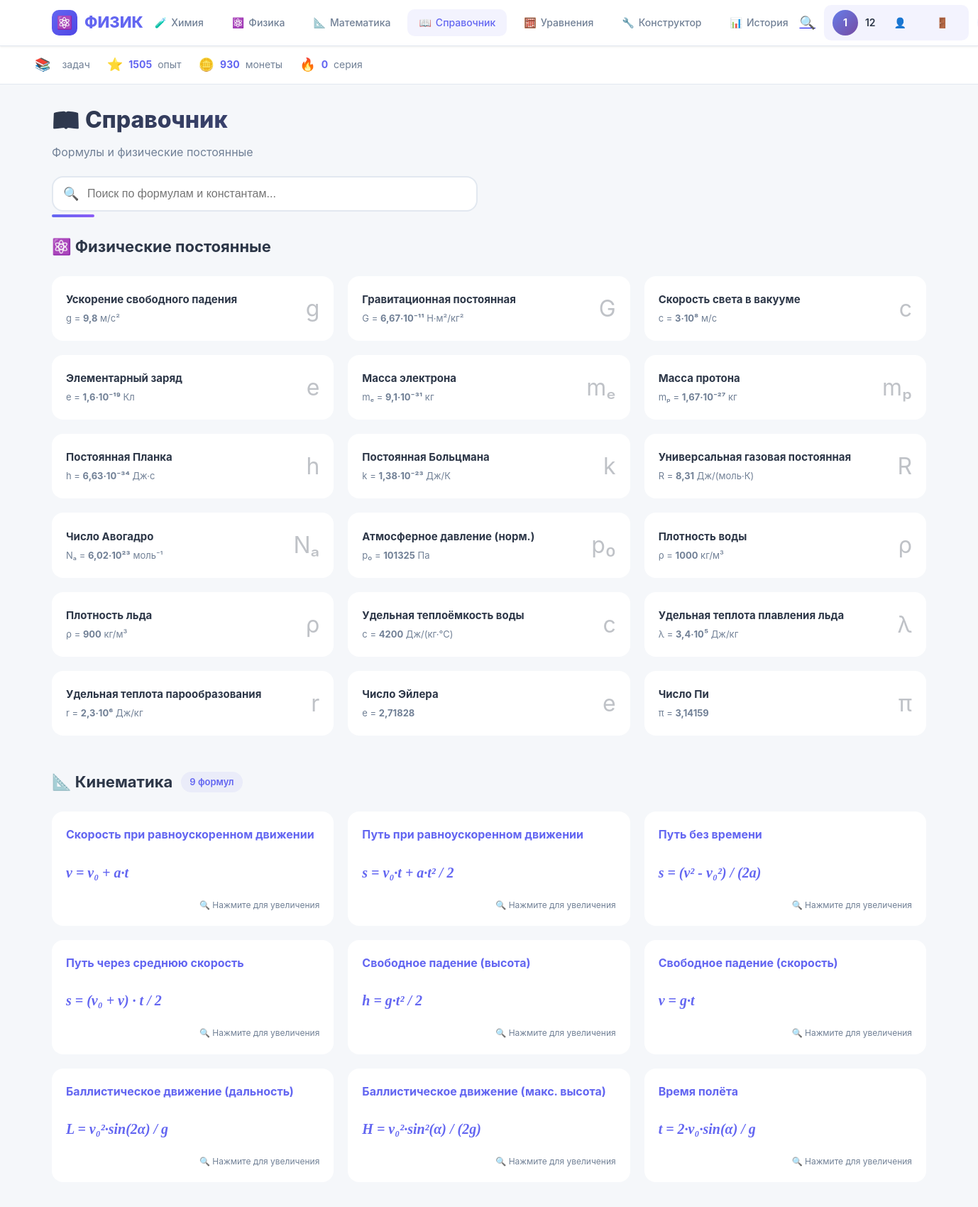
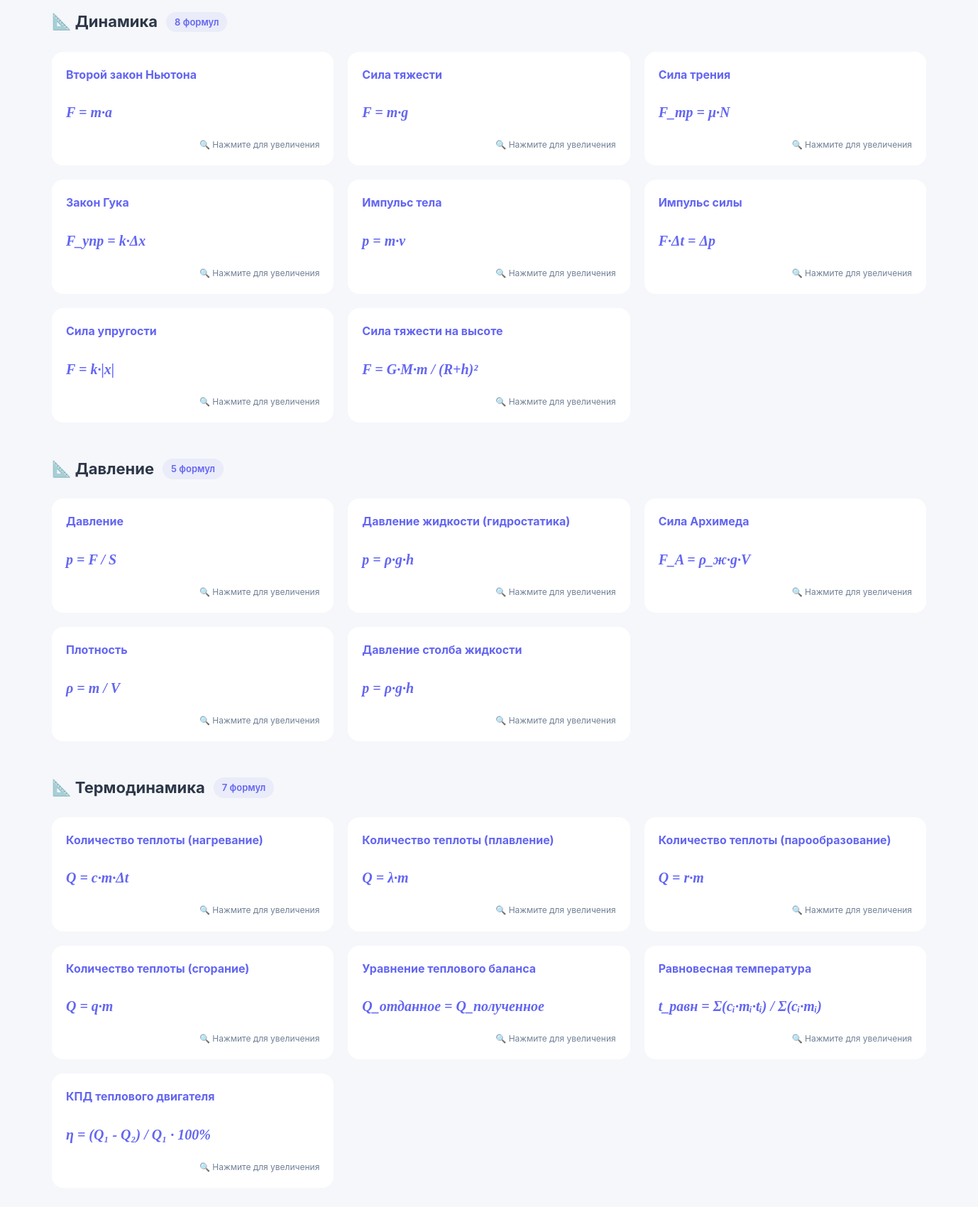
Page /reference (signed in, upper part) on the committed database (2 pictures, top to bottom).
### tables this page shows
CREATE TABLE users (
            id INTEGER PRIMARY KEY AUTOINCREMENT,
            username TEXT NOT NULL UNIQUE,
            email TEXT NOT NULL UNIQUE,
            password_hash TEXT NOT NULL,
            avatar TEXT DEFAULT 'default',
            created_at TEXT NOT NULL,
            xp INTEGER DEFAULT 0,
            coins INTEGER DEFAULT 0,
            streak INTEGER DEFAULT 0
        );

### app.py (the view)
@app.route('/reference')
def reference():
    user = get_current_user()
    return render_template('reference.html', user=user, constants=CONSTANTS, formulas=FORMULAS)

### app.py (called while the page is built)
def get_current_user():
    if 'user_id' in session:
        return get_user_by_id(session['user_id'])
    return None

### models.py (called while the page is built)
def _get_connection():
    conn = sqlite3.connect(DB_PATH)
    conn.execute("PRAGMA foreign_keys = ON")
    return conn

def get_user_by_id(user_id):
    with _get_connection() as conn:
        conn.row_factory = sqlite3.Row
        user = conn.execute("SELECT * FROM users WHERE id = ?", (user_id,)).fetchone()
        if not user:
            return None
        return {
            'id': user['id'],
            'username': user['username'],
            'email': user['email'],
            'avatar': user['avatar'],
            'xp': user['xp'],
            'coins': user['coins'],
            'streak': user['streak'],
            'created_at': user['created_at']
        }

### templates/reference.html (shortened to what this page needs)
{% extends 'base.html' %}
{% block content %}
<div class="page-header">
    <h1>📖 Справочник</h1>
    <p class="subtitle">Формулы и физические постоянные</p>
    <div class="reference-search">
        <span class="reference-search-icon">🔍</span>
        <input type="text" id="search-input" placeholder="Поиск по формулам и константам..."
               class="reference-search-input">
    </div>
</div>
<section class="category-section" data-search="const">
    <div class="category-header">
        <h2>⚛️ Физические постоянные</h2>
    </div>
    <div class="reference-grid">
        {% for c in constants %}
        <div class="reference-card" data-search-item>
            <div style="display: flex; justify-content: space-between; align-items: center;">
                <div>
                    <div style="font-weight: 700; font-size: 15px;">{{ c.name }}</div>
                    <div style="color: var(--text-secondary); font-size: 13px; margin-top: 4px;">
                        {{ c.symbol }} = <b>{{ c.value }}</b> {{ c.unit }}
                    </div>
                </div>
                <div style="font-size: 32px; opacity: 0.3;">{{ c.symbol }}</div>
            </div>
        </div>
        {% endfor %}
    </div>
</section>
{% for category, items in formulas.items() %}
<section class="category-section" data-search="formulas">
    <div class="category-header">
        <h2>📐 {{ category }}</h2>
        <span class="category-count">{{ items|length }} формул</span>
    </div>
    <div class="reference-grid">
        {% for f in items %}
        <div class="reference-card formula-card" data-search-item data-category="{{ category }}" data-name="{{ f.name }}" data-formula="{{ f.formula }}" onclick="openModal(this)">
            <h3>{{ f.name }}</h3>
            <div style="font-size: 20px; font-weight: 700; color: var(--primary); font-family: 'Times New Roman', serif; font-style: italic; padding: 12px 0;">
                {{ f.formula }}
            </div>
            <div style="font-size: 12px; color: var(--text-secondary); margin-top: 8px; text-align: right;">🔍 Нажмите для увеличения</div>
        </div>
        {% endfor %}
    </div>
</section>
{% endfor %}
{% endblock %}

### templates/base.html (shortened to what this page needs)
<!doctype html>
<html lang="ru">
<head>
    <link rel="stylesheet" href="{{ url_for('static', filename='style.css') }}?v=13">
</head>
<body>
<header class="topbar">
    <div class="topbar-inner">
        <a href="{{ url_for('index') }}" class="logo">
            <span class="logo-icon">⚛️</span>
            <span class="logo-text">ФИЗИК</span>
        </a>
        <nav class="topnav">
            <a href="{{ url_for('chemistry') }}" class="topnav-item {% if request.endpoint == 'chemistry' %}active{% endif %}">
                <span class="topnav-icon">🧪</span>
                <span>Химия</span>
            </a>
            <a href="{{ url_for('index') }}" class="topnav-item {% if request.endpoint == 'index' %}active{% endif %}">
                <span class="topnav-icon">⚛️</span>
                <span>Физика</span>
            </a>
            <a href="{{ url_for('math') }}" class="topnav-item {% if request.endpoint == 'math' %}active{% endif %}">
                <span class="topnav-icon">📐</span>
                <span>Математика</span>
            </a>
            <a href="{{ url_for('reference') }}" class="topnav-item {% if request.endpoint == 'reference' %}active{% endif %}">
                <span class="topnav-icon">📖</span>
                <span>Справочник</span>
            </a>
            <a href="{{ url_for('equation') }}" class="topnav-item {% if request.endpoint == 'equation' %}active{% endif %}">
                <span class="topnav-icon">🧮</span>
                <span>Уравнения</span>
            </a>
            <a href="{{ url_for('builder') }}" class="topnav-item {% if request.endpoint == 'builder' %}active{% endif %}">
                <span class="topnav-icon">🔧</span>
                <span>Конструктор</span>
            </a>
            <a href="{{ url_for('history') }}" class="topnav-item {% if request.endpoint == 'history' %}active{% endif %}">
                <span class="topnav-icon">📊</span>
                <span>История</span>
            </a>
        </nav>
        <div class="topbar-right">
            <a href="{{ url_for('search') }}" class="search-toggle" title="Поиск">
                <span style="font-size: 18px;">🔍</span>
            </a>
            {% if user %}
            <div class="user-badge">
                <div class="user-avatar">{{ user.username[0]|upper }}</div>
                <span class="user-name">{{ user.username }}</span>
                <a href="{{ url_for('profile') }}" class="topnav-item" title="Профиль">👤</a>
                <a href="{{ url_for('logout') }}" class="topnav-item" title="Выйти">🚪</a>
            </div>
            {% else %}
            <a href="{{ url_for('login') }}" class="btn" style="padding: 8px 16px; font-size: 13px;">Войти</a>
            {% endif %}
        </div>
    </div>
</header>
<div class="stats-bar">
    <div class="stats-inner">
        <div class="stat-item">
            <span class="stat-icon">📚</span>
            <span class="stat-label">задач</span>
        </div>
        {% if user %}
        <div class="stat-item">
            <span class="stat-icon">⭐</span>
            <span class="stat-value">{{ user.xp or 0 }}</span>
            <span class="stat-label">опыт</span>
        </div>
        <div class="stat-item">
            <span class="stat-icon">🪙</span>
            <span class="stat-value">{{ user.coins or 0 }}</span>
            <span class="stat-label">монеты</span>
        </div>
        <div class="stat-item">
            <span class="stat-icon">🔥</span>
            <span class="stat-value">{{ user.streak or 0 }}</span>
            <span class="stat-label">серия</span>
        </div>
        {% else %}
        <div class="stat-item">
            <span class="stat-icon">🏆</span>
            <span class="stat-value">{{ records|length if records else 0 }}</span>
            <span class="stat-label">решено</span>
        </div>
        {% endif %}
    </div>
</div>
<main>
    {% block content %}{% endblock %}
</main>
</body>
</html>

### templates/reference.html (style rules this page uses)
.reference-search { position: relative; margin-top: 20px; max-width: 600px; }
.reference-search-icon { position: absolute; left: 16px; top: 50%; transform: translateY(-50%); font-size: 18px; pointer-events: none; }
.reference-search-input { width: 100%; padding: 14px 44px 14px 48px; border: 2px solid var(--border); border-radius: var(--radius); font-size: 16px; background: var(--panel); color: var(--text); transition: all 0.25s ease; font-weight: 500; }

### rows in the picture
users: username "1", username "12", xp "1505", coins "930", streak "0"

### other values in the picture
{{ c.name }} "Ускорение свободного падения" "Гравитационная постоянная" "Скорость света в вакууме" "Элементарный заряд" "Масса электрона" "Масса протона" "Постоянная Планка" "Постоянная Больцмана" "Универсальная газовая постоянная" "Число Авогадро" "Атмосферное давление (норм.)" "Плотность воды" "Плотность льда" "Удельная теплоёмкость воды" "Удельная теплота плавления льда" "Удельная теплота парообразования" "Число Эйлера" "Число Пи"
{{ c.symbol }} "g" "G" "c" "e" "mₑ" "mₚ" "h" "k" "R" "Nₐ" "p₀" "ρ" "ρ" "c" "λ" "r" "e" "π"
{{ c.value }} "9,8" "6,67·10⁻¹¹" "3·10⁸" "1,6·10⁻¹⁹" "9,1·10⁻³¹" "1,67·10⁻²⁷" "6,63·10⁻³⁴" "1,38·10⁻²³" "8,31" "6,02·10²³" "101325" "1000" "900" "4200" "3,4·10⁵" "2,3·10⁶" "2,71828" "3,14159"
{{ c.unit }} "м/с²" "Н·м²/кг²" "м/с" "Кл" "кг" "кг" "Дж·с" "Дж/К" "Дж/(моль·К)" "моль⁻¹" "Па" "кг/м³" "кг/м³" "Дж/(кг·°C)" "Дж/кг" "Дж/кг"
{{ category }} "Кинематика" "Динамика" "Давление" "Термодинамика"
{{ items|length }} "9" "8" "5" "7"
{{ f.name }} "Скорость при равноускоренном движении" "Путь при равноускоренном движении" "Путь без времени" "Путь через среднюю скорость" "Свободное падение (высота)" "Свободное падение (скорость)" "Баллистическое движение (дальность)" "Баллистическое движение (макс. высота)" "Время полёта" "Второй закон Ньютона" "Сила тяжести" "Сила трения" "Закон Гука" "Импульс тела" "Импульс силы" "Сила упругости" "Сила тяжести на высоте" "Давление" "Давление жидкости (гидростатика)" "Сила Архимеда" "Плотность" "Давление столба жидкости" "Количество теплоты (нагревание)" "Количество теплоты (плавление)" "Количество теплоты (парообразование)" "Количество теплоты (сгорание)" "Уравнение теплового баланса" "Равновесная температура" "КПД теплового двигателя"
{{ f.formula }} "v = v₀ + a·t" "s = v₀·t + a·t² / 2" "s = (v² - v₀²) / (2a)" "s = (v₀ + v) · t / 2" "h = g·t² / 2" "v = g·t" "L = v₀²·sin(2α) / g" "H = v₀²·sin²(α) / (2g)" "t = 2·v₀·sin(α) / g" "F = m·a" "F = m·g" "F_тр = μ·N" "F_упр = k·Δx" "p = m·v" "F·Δt = Δp" "F = k·|x|" "F = G·M·m / (R+h)²" "p = F / S" "p = ρ·g·h" "F_A = ρ_ж·g·V" "ρ = m / V" "p = ρ·g·h" "Q = c·m·Δt" "Q = λ·m" "Q = r·m" "Q = q·m" "Q_отданное = Q_полученное" "t_равн = Σ(cᵢ·mᵢ·tᵢ) / Σ(cᵢ·mᵢ)" "η = (Q₁ - Q₂) / Q₁ · 100%"
